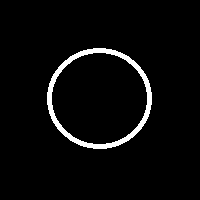
#> input picture src/standard_1.png, 200 x 200 px
$ jupyter execute --allow-errors script_4.ipynb
#> lines starting #> are read from the running program, lines starting #| are printed output that depends on the picture; after the words box and inside, x2 and y2 are one past the last pixel; in counts of white or black regions, pixels touching at a corner belong together; long printed decimals are rounded
Área Total: $200 \times 200 = 40.000$ px (40k)

Raio aproximado (estimativa visual e com auxílio no mspaint e imageJ): $R=50$ px

Área interna ao contorno: $\pi R^2 = 3,1418 \times 50^2 = 7.854$ px

Perímetro: $2 \pi R = 2 \times 3,1418 \times 50 = 314,18$

Área estimada do objeto ocupada em relação ao todo: $7.854/40.000=19,63\%$

[cell 1]
import cv2 as cv
import numpy as np
import matplotlib.pyplot as plt

#IMAGEM VAZADA
file = 'standard_1.png'
bgr = cv.imread(file, cv.IMREAD_UNCHANGED)
#> bgr is the input picture: shape (200, 200, 3); 3.8% white; 1 white region, box (x1, y1, x2, y2) and area: (47, 48, 152, 149) 1529
gray = cv.cvtColor(bgr, cv.COLOR_BGR2GRAY)
#> gray: shape (200, 200); 3.8% white; 1 white region
ret, th = cv.threshold(gray, 0, 255,cv.THRESH_BINARY + cv.THRESH_OTSU)
#> ret = 0
#cv.imwrite('standard_1_th.png',th);

cnt, hierarchy = cv.findContours(th, cv.RETR_EXTERNAL, cv.CHAIN_APPROX_SIMPLE)
#> cnt = 1 contour; box (x1, y1, x2, y2) and area: (47, 48, 152, 149) 8165

print('Encontrei ' + str(len(cnt)) + ' contornos')
#| Encontrei 1 contornos
area = cv.contourArea(cnt[0])
#> area = 8165
perimeter = cv.arcLength(cnt[0],True) #if not convex, False
#> perimeter = 337.7

print('Area: ' + str(area))
#| Area: 8165.0
print('Perimetro: ' + str(perimeter))
#| Perimetro: 337.706

print('Area estimada do objeto preenchido em relação à área total: ' + str((area/40000)*100) + ' %')
#| Area estimada do objeto preenchido em relação à área total: 20.4125 %

cv.drawContours(bgr, cnt, -1, (0,242,255), 2); #unico contorno 0
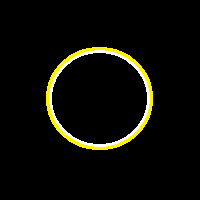
#> bgr: shape (200, 200, 3); 2.76% of pixels changed, all inside (x1, y1, x2, y2) = (46, 47, 153, 150)
cv.imshow('contours', bgr)
cv.waitKey(0)
cv.destroyAllWindows()
